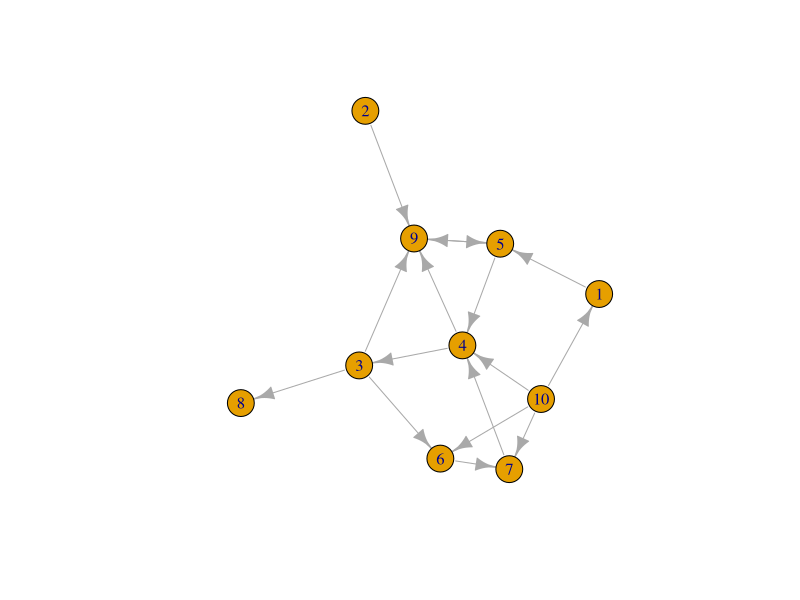
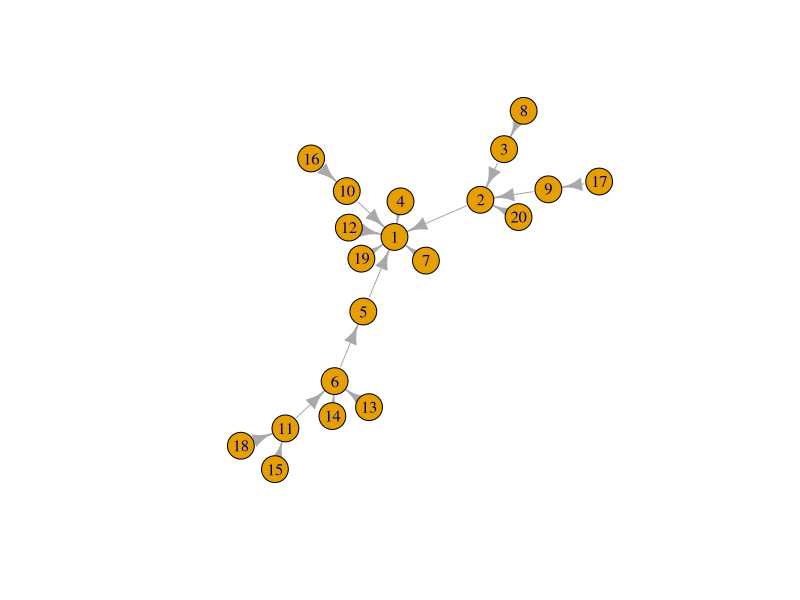

Recreate these plots in R, in order. (Note: this script raises an error after producing the figures.)
library(igraph)
library(tidyverse)

seed = 33100

irg <- erdos.renyi.game(n = 10, p.or.m = .2, type = "gnp", directed = TRUE)

plot(irg)

degree_distribution(irg)

bag <- sample_pa(n = 20, algorithm = "psumtree-multiple")

plot(bag)

get.edge.attribute(bag)

as_data_frame(bag)

bag_df <- igraph::as_data_frame(bag) %>% rename(to = "from", from = "to") %>% select(from, to) %>%
  mutate(lag = rbinom(length(from), 1, 0.5))

bag_02 <-graph_from_data_frame(bag_df) 

plot(bag_02)


## Lets say I want a data frame, with random, non-autocorrelated true abundances.
## Each variable has a mean which draws from a gamma distribution. 
# Then we add a normal distribution on top of that.

library(lubridate)

dateVec <- seq(from = as_date("1983-March-20"), by = "month", length.out = 1000)

sin(c(1:3 * pi))

make_microbe_series <- function(n, base = rgamma(1, 5), base_weight = 1,
                                ac_weight = 100,
                                neighbor_vec = NULL, lag = 0, neighbor_weight = 0,
                                season_lag = runif(1, 0, 11), season_weight = 0,
                                sd = 0.1){
  mts = rep(NA, length.out = n)
  if(is.null(neighbor_vec)){
    neighbor_vec = rep(0, n)
    neighbor_weight = 0
  }
  
  season_vec = sin((season_lag + 0:n-1) * 2 * pi / 12)
  
  if(!(lag %in% c(0,1))){stop("lag must be 0 or 1")}
  ## first element only
  mts[1] = (
    base * base_weight + # base value
      neighbor_vec[1] * neighbor_weight # somewhere between the value of base and the value of the connected vector -- we ignore the time lag for this step
    ) /(base_weight + neighbor_weight) + # normalize to weights
    season_vec[1] * season_weight + 
    rnorm(1, 0, sd) # add random noise
  if(mts[1] < 0){mts[1] = 0} # if the answer is less than zero, make it zero
  
  ## second through last element
  for(iter in 2:n){
    mts[iter] = (
      ## each value is the sum of several components
      base * base_weight + #base is the starting value, but also a value towards wich things trend 
        mts[iter - 1] * ac_weight+ # autocorrelation influence, the values tend to be similar to the values before and after 
        neighbor_vec[iter - lag] * neighbor_weight + # the value of the neighboring vector
        0 # placeholder, can delete
    )/(base_weight + ac_weight + neighbor_weight) + # divide by weights
      season_vec[iter] * season_weight + # this one goes outside of the expression above because its added to everything else
      rnorm(1, 0, sd) # finally, add some random noise on top of everything with a specified sd = standard deviation
    if(mts[iter] < 0){mts[iter] = 0} # if the value is below zero, just make it zero
  }
  #mts[mts < 0] <- 0
  mts
}

## Second version

make_microbe_proto_series <- function(n,
                                ac_weight = 100,
                                neighbor_vec = NULL, lag = 0, neighbor_weight = 0,
                                season_lag = runif(1, 0, 11), season_weight = 0,
                                trend_weight = 0,
                                sd = 0.1){
  mts = rep(NA, length.out = n)
  if(is.null(neighbor_vec)){
    neighbor_vec = rep(0, n)
    neighbor_weight = 0
  }
  
  season_vec = sin((season_lag + 0:n-1) * 2 * pi / 12)
  trend_vec = seq(from = -1, to = 1, length.out = n)
  
  if(!(lag %in% c(0,1))){stop("lag must be 0 or 1")}
  ## first element only
  mts[1] = (
    0 +
      season_vec[1] * season_weight +
      trend_vec[1] * trend_weight +
      neighbor_vec[1] * neighbor_weight +
      rnorm(1, 0, sd)
)
  
  ## second through last element
  for(iter in 2:n){
    mts[iter] =
      0 +
      season_vec[iter] * season_weight + 
      trend_vec[iter] * trend_weight +
      neighbor_vec[iter] * neighbor_weight +
        mts[iter - 1] * ac_weight +
        rnorm(1, 0, sd)
  }
  #mts[mts < 0] <- 0
  mts
}

# I'm tempted to run this to make the pseudo network file. Then do some post processing where I add on a "base" value, exp() tranform everthing and then pull an rpois of that.
# The rpois being the random draw from the underlyind distribution.

# Step 1 -- Make Network

bag_02


# Step 2, generate pseudo series for each node

## 2b cat to data frame

# Step 3, 



### Graveyard/Scratch


set.seed(seed)
everyonesNeighbor <- make_microbe_proto_series(100, ac_weight = .6, season_weight = .2, trend_weight = 0.5) 
everyonesNeighbor%>% plot(type = "l")

# additional challenges: unevenly spaced vectors

##Lets explore this parameter space...

paramSpace <- expand_grid(
  base = c(0, 0.1, 0.5, 1, 2, 5),
  ac_weight = c(0, 1, 10, 100),
  neighbor_weight = c(0, 1, 10, 100),
  season_weight = c(0, 0.001, 0.01, 0.1, 1),
  sd = c(0, 0.001, 0.1, 1, 5, 10),
  rep = 1:10
)


mms_wrap <- function(base, ac_weight, neighbor_weight, season_weight, sd, rep){
  series <- make_microbe_series(n = 100, base = base, base_weight = 1, 
                      ac_weight = ac_weight,
                      neighbor_vec = everyonesNeighbor, lag = 0, neighbor_weight = neighbor_weight,
                      season_lag = 0, season_weight = season_weight,
                      sd = sd)
  
  tibble(n = 1:100, series = series)
}


paramSeries <- paramSpace %>%
  mutate(series = pmap(., mms_wrap))

paramSeries <- paramSeries %>% unnest(cols = c(series))

paramSeries %>% filter(base %in% c(0, 1, 5),neighbor_weight == 0, season_weight == 0, sd == 1, rep <=5) %>%
  ggplot(aes(x = n, y = series, group = rep)) + geom_path() +
  facet_grid(base ~ac_weight , scales = "free")

paramSeries %>% filter(base %in% c(5), neighbor_weight == 0, sd == 1, rep <=5) %>%
  ggplot(aes(x = n, y = series, group = rep)) + geom_path() +
  facet_grid(ac_weight ~season_weight )

wnp <- paramSeries %>% filter(base %in% c(5), season_weight == 0.1, sd == .1, rep <=5) %>%
  ggplot(aes(x = n, y = series, group = rep)) + geom_path() +
  facet_grid(ac_weight~neighbor_weight, scales = "free") 

enp <- tibble(n = 1:100, series = everyonesNeighbor) %>% ggplot(aes(x = n, y = series)) + geom_path() + theme(plot.margin = unit(c(2, 0, 2, 0), "in"))

cowplot::plot_grid(enp, wnp, rel_widths = c(1,2))

